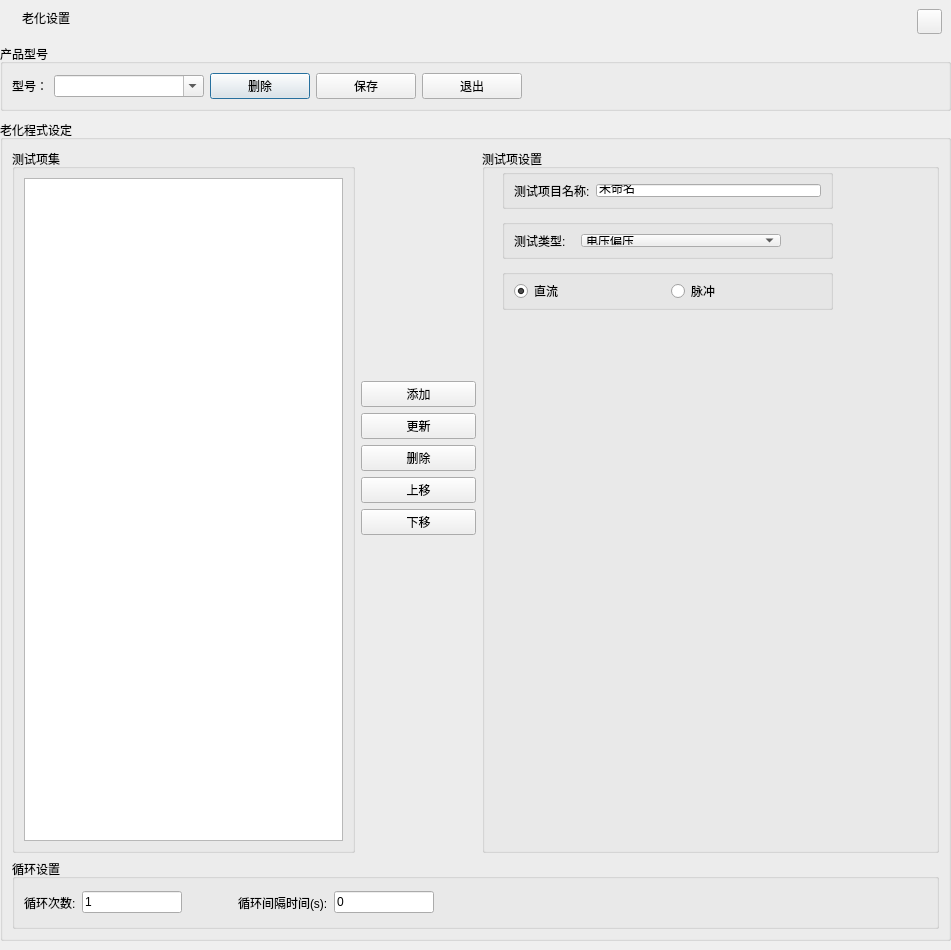
<?xml version="1.0" encoding="UTF-8"?>
<ui version="4.0">
 <class>TestCfgWgt</class>
 <widget class="QDialog" name="TestCfgWgt">
  <property name="geometry">
   <rect>
    <x>0</x>
    <y>0</y>
    <width>951</width>
    <height>950</height>
   </rect>
  </property>
  <property name="windowTitle">
   <string>Dialog</string>
  </property>
  <layout class="QGridLayout" name="gridLayout">
   <property name="leftMargin">
    <number>0</number>
   </property>
   <property name="topMargin">
    <number>0</number>
   </property>
   <property name="rightMargin">
    <number>0</number>
   </property>
   <property name="bottomMargin">
    <number>9</number>
   </property>
   <property name="spacing">
    <number>9</number>
   </property>
   <item row="1" column="0">
    <widget class="QGroupBox" name="groupBox">
     <property name="title">
      <string>产品型号</string>
     </property>
     <layout class="QHBoxLayout" name="horizontalLayout">
      <item>
       <widget class="QLabel" name="label">
        <property name="text">
         <string>型号：</string>
        </property>
       </widget>
      </item>
      <item>
       <widget class="QComboBox" name="m_cbProductMode">
        <property name="minimumSize">
         <size>
          <width>150</width>
          <height>0</height>
         </size>
        </property>
        <property name="editable">
         <bool>true</bool>
        </property>
       </widget>
      </item>
      <item>
       <widget class="QPushButton" name="m_btnDelPorductMode">
        <property name="minimumSize">
         <size>
          <width>100</width>
          <height>0</height>
         </size>
        </property>
        <property name="text">
         <string>删除</string>
        </property>
       </widget>
      </item>
      <item>
       <widget class="QPushButton" name="m_btnSavePorductMode">
        <property name="minimumSize">
         <size>
          <width>100</width>
          <height>0</height>
         </size>
        </property>
        <property name="text">
         <string>保存</string>
        </property>
       </widget>
      </item>
      <item>
       <widget class="QPushButton" name="m_btnExit">
        <property name="minimumSize">
         <size>
          <width>100</width>
          <height>0</height>
         </size>
        </property>
        <property name="text">
         <string>退出</string>
        </property>
       </widget>
      </item>
      <item>
       <spacer name="horizontalSpacer">
        <property name="orientation">
         <enum>Qt::Horizontal</enum>
        </property>
        <property name="sizeHint" stdset="0">
         <size>
          <width>288</width>
          <height>20</height>
         </size>
        </property>
       </spacer>
      </item>
     </layout>
    </widget>
   </item>
   <item row="2" column="0">
    <widget class="QGroupBox" name="groupBox_2">
     <property name="title">
      <string>老化程式设定</string>
     </property>
     <layout class="QVBoxLayout" name="verticalLayout_2" stretch="10,1">
      <item>
       <layout class="QHBoxLayout" name="horizontalLayout_5" stretch="3,1,4">
        <item>
         <widget class="QGroupBox" name="groupBox_3">
          <property name="title">
           <string>测试项集</string>
          </property>
          <layout class="QHBoxLayout" name="horizontalLayout_4">
           <property name="spacing">
            <number>6</number>
           </property>
           <property name="leftMargin">
            <number>9</number>
           </property>
           <property name="topMargin">
            <number>9</number>
           </property>
           <property name="rightMargin">
            <number>9</number>
           </property>
           <property name="bottomMargin">
            <number>9</number>
           </property>
           <item>
            <widget class="QTableWidget" name="m_tblTestItemSet"/>
           </item>
          </layout>
         </widget>
        </item>
        <item>
         <layout class="QVBoxLayout" name="verticalLayout">
          <item>
           <spacer name="verticalSpacer">
            <property name="orientation">
             <enum>Qt::Vertical</enum>
            </property>
            <property name="sizeHint" stdset="0">
             <size>
              <width>20</width>
              <height>40</height>
             </size>
            </property>
           </spacer>
          </item>
          <item>
           <widget class="QPushButton" name="m_btnAddTestItem">
            <property name="text">
             <string>添加</string>
            </property>
           </widget>
          </item>
          <item>
           <widget class="QPushButton" name="m_btnUpdateTestItem">
            <property name="text">
             <string>更新</string>
            </property>
           </widget>
          </item>
          <item>
           <widget class="QPushButton" name="m_btnDelTestItem">
            <property name="text">
             <string>删除</string>
            </property>
           </widget>
          </item>
          <item>
           <widget class="QPushButton" name="m_btnUp">
            <property name="text">
             <string>上移</string>
            </property>
           </widget>
          </item>
          <item>
           <widget class="QPushButton" name="m_btnDown">
            <property name="text">
             <string>下移</string>
            </property>
           </widget>
          </item>
          <item>
           <spacer name="verticalSpacer_2">
            <property name="orientation">
             <enum>Qt::Vertical</enum>
            </property>
            <property name="sizeHint" stdset="0">
             <size>
              <width>20</width>
              <height>318</height>
             </size>
            </property>
           </spacer>
          </item>
         </layout>
        </item>
        <item>
         <widget class="QGroupBox" name="m_gbTestItemSet">
          <property name="title">
           <string>测试项设置</string>
          </property>
          <widget class="QGroupBox" name="m_gbPulseMode">
           <property name="geometry">
            <rect>
             <x>20</x>
             <y>120</y>
             <width>331</width>
             <height>41</height>
            </rect>
           </property>
           <property name="title">
            <string/>
           </property>
           <layout class="QHBoxLayout" name="horizontalLayout_3">
            <item>
             <widget class="QRadioButton" name="m_radioDC">
              <property name="text">
               <string>直流</string>
              </property>
              <property name="checked">
               <bool>true</bool>
              </property>
             </widget>
            </item>
            <item>
             <widget class="QRadioButton" name="m_radioPulse">
              <property name="text">
               <string>脉冲</string>
              </property>
             </widget>
            </item>
           </layout>
          </widget>
          <widget class="QGroupBox" name="m_gbTestType">
           <property name="geometry">
            <rect>
             <x>20</x>
             <y>70</y>
             <width>331</width>
             <height>40</height>
            </rect>
           </property>
           <property name="title">
            <string/>
           </property>
           <layout class="QHBoxLayout" name="horizontalLayout_7">
            <item>
             <widget class="QLabel" name="label_4">
              <property name="minimumSize">
               <size>
                <width>61</width>
                <height>0</height>
               </size>
              </property>
              <property name="maximumSize">
               <size>
                <width>61</width>
                <height>16777215</height>
               </size>
              </property>
              <property name="text">
               <string>测试类型:</string>
              </property>
             </widget>
            </item>
            <item>
             <widget class="QComboBox" name="m_cbTestType">
              <property name="minimumSize">
               <size>
                <width>200</width>
                <height>0</height>
               </size>
              </property>
              <property name="maximumSize">
               <size>
                <width>101</width>
                <height>16777215</height>
               </size>
              </property>
              <item>
               <property name="text">
                <string>电压偏压</string>
               </property>
              </item>
              <item>
               <property name="text">
                <string>电流偏置</string>
               </property>
              </item>
             </widget>
            </item>
            <item>
             <spacer name="horizontalSpacer_4">
              <property name="orientation">
               <enum>Qt::Horizontal</enum>
              </property>
              <property name="sizeHint" stdset="0">
               <size>
                <width>124</width>
                <height>18</height>
               </size>
              </property>
             </spacer>
            </item>
           </layout>
          </widget>
          <widget class="QGroupBox" name="m_gbTestItemName">
           <property name="geometry">
            <rect>
             <x>20</x>
             <y>20</y>
             <width>331</width>
             <height>40</height>
            </rect>
           </property>
           <property name="title">
            <string/>
           </property>
           <layout class="QHBoxLayout" name="horizontalLayout_8">
            <item>
             <widget class="QLabel" name="label_6">
              <property name="minimumSize">
               <size>
                <width>61</width>
                <height>0</height>
               </size>
              </property>
              <property name="maximumSize">
               <size>
                <width>81</width>
                <height>16777215</height>
               </size>
              </property>
              <property name="text">
               <string>测试项目名称:</string>
              </property>
             </widget>
            </item>
            <item>
             <widget class="QLineEdit" name="m_editTestItemName">
              <property name="text">
               <string>未命名</string>
              </property>
             </widget>
            </item>
           </layout>
          </widget>
         </widget>
        </item>
       </layout>
      </item>
      <item>
       <widget class="QGroupBox" name="groupBox_5">
        <property name="title">
         <string>循环设置</string>
        </property>
        <layout class="QHBoxLayout" name="horizontalLayout_6">
         <item>
          <widget class="QLabel" name="label_2">
           <property name="text">
            <string>循环次数:</string>
           </property>
          </widget>
         </item>
         <item>
          <widget class="QLineEdit" name="lineEdit_LoopCount">
           <property name="enabled">
            <bool>true</bool>
           </property>
           <property name="maximumSize">
            <size>
             <width>100</width>
             <height>16777215</height>
            </size>
           </property>
           <property name="text">
            <string>1</string>
           </property>
          </widget>
         </item>
         <item>
          <spacer name="horizontalSpacer_5">
           <property name="orientation">
            <enum>Qt::Horizontal</enum>
           </property>
           <property name="sizeType">
            <enum>QSizePolicy::Fixed</enum>
           </property>
           <property name="sizeHint" stdset="0">
            <size>
             <width>50</width>
             <height>20</height>
            </size>
           </property>
          </spacer>
         </item>
         <item>
          <widget class="QLabel" name="label_7">
           <property name="text">
            <string>循环间隔时间(s):</string>
           </property>
          </widget>
         </item>
         <item>
          <widget class="QLineEdit" name="lineEdit_LoopInterval">
           <property name="enabled">
            <bool>true</bool>
           </property>
           <property name="maximumSize">
            <size>
             <width>100</width>
             <height>16777215</height>
            </size>
           </property>
           <property name="text">
            <string>0</string>
           </property>
          </widget>
         </item>
         <item>
          <spacer name="horizontalSpacer_3">
           <property name="orientation">
            <enum>Qt::Horizontal</enum>
           </property>
           <property name="sizeHint" stdset="0">
            <size>
             <width>175</width>
             <height>20</height>
            </size>
           </property>
          </spacer>
         </item>
        </layout>
       </widget>
      </item>
     </layout>
    </widget>
   </item>
   <item row="0" column="0">
    <widget class="QWidget" name="widget_title" native="true">
     <property name="maximumSize">
      <size>
       <width>16777215</width>
       <height>35</height>
      </size>
     </property>
     <layout class="QHBoxLayout" name="horizontalLayout_2">
      <item>
       <widget class="QLabel" name="lab_Ico">
        <property name="text">
         <string/>
        </property>
       </widget>
      </item>
      <item>
       <widget class="QLabel" name="lab_Title">
        <property name="text">
         <string>老化设置</string>
        </property>
       </widget>
      </item>
      <item>
       <spacer name="horizontalSpacer_2">
        <property name="orientation">
         <enum>Qt::Horizontal</enum>
        </property>
        <property name="sizeHint" stdset="0">
         <size>
          <width>488</width>
          <height>20</height>
         </size>
        </property>
       </spacer>
      </item>
      <item>
       <widget class="QPushButton" name="btnMenu_Close">
        <property name="sizePolicy">
         <sizepolicy hsizetype="Fixed" vsizetype="Fixed">
          <horstretch>0</horstretch>
          <verstretch>0</verstretch>
         </sizepolicy>
        </property>
        <property name="minimumSize">
         <size>
          <width>25</width>
          <height>25</height>
         </size>
        </property>
        <property name="maximumSize">
         <size>
          <width>25</width>
          <height>25</height>
         </size>
        </property>
        <property name="text">
         <string/>
        </property>
       </widget>
      </item>
     </layout>
    </widget>
   </item>
  </layout>
 </widget>
 <resources/>
 <connections/>
</ui>
